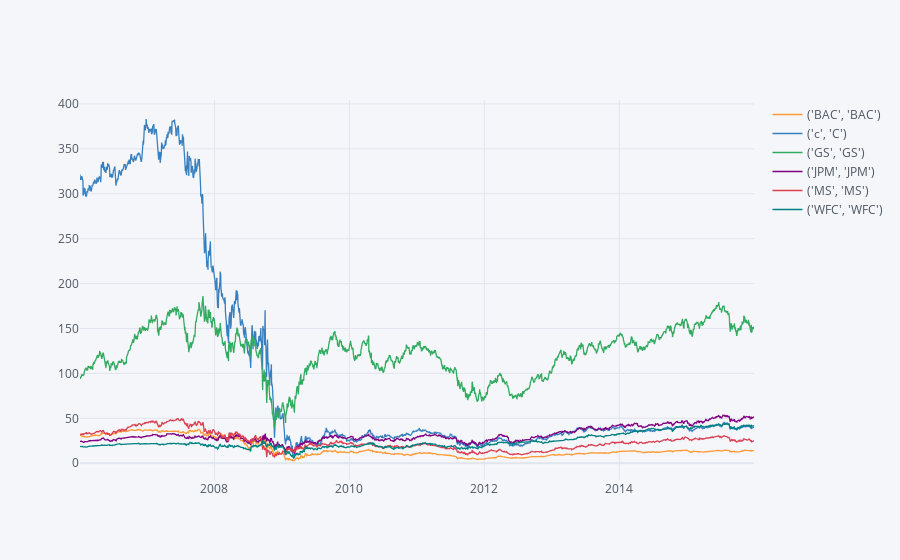

Here is the notebook cell this chart was saved with:
### Code cell
bank_stocks.xs(key='Close',axis=1,level='Stock Info').iplot()

### Figure 1 — Plotly figure (JSON) as saved in the notebook; plotly's stock layout.template omitted (floating-point values rounded to 4 significant figures; data arrays with more than 128 entries replaced by an {"elided": "..."} marker saying what was removed)
{"data": [{"line": {"color": "rgba(255, 153, 51, 1.0)", "dash": "solid", "shape": "linear", "width": 1.3}, "mode": "lines", "name": "('BAC', 'BAC')", "text": "", "type": "scatter", "x": {"elided": "2517 str values"}, "y": {"elided": "2517 float values"}}, {"line": {"color": "rgba(55, 128, 191, 1.0)", "dash": "solid", "shape": "linear", "width": 1.3}, "mode": "lines", "name": "('c', 'C')", "text": "", "type": "scatter", "x": {"elided": "2517 str values"}, "y": {"elided": "2517 float values"}}, {"line": {"color": "rgba(50, 171, 96, 1.0)", "dash": "solid", "shape": "linear", "width": 1.3}, "mode": "lines", "name": "('GS', 'GS')", "text": "", "type": "scatter", "x": {"elided": "2517 str values"}, "y": {"elided": "2517 float values"}}, {"line": {"color": "rgba(128, 0, 128, 1.0)", "dash": "solid", "shape": "linear", "width": 1.3}, "mode": "lines", "name": "('JPM', 'JPM')", "text": "", "type": "scatter", "x": {"elided": "2517 str values"}, "y": {"elided": "2517 float values"}}, {"line": {"color": "rgba(219, 64, 82, 1.0)", "dash": "solid", "shape": "linear", "width": 1.3}, "mode": "lines", "name": "('MS', 'MS')", "text": "", "type": "scatter", "x": {"elided": "2517 str values"}, "y": {"elided": "2517 float values"}}, {"line": {"color": "rgba(0, 128, 128, 1.0)", "dash": "solid", "shape": "linear", "width": 1.3}, "mode": "lines", "name": "('WFC', 'WFC')", "text": "", "type": "scatter", "x": {"elided": "2517 str values"}, "y": {"elided": "2517 float values"}}], "layout": {"legend": {"bgcolor": "#F5F6F9", "font": {"color": "#4D5663"}}, "paper_bgcolor": "#F5F6F9", "plot_bgcolor": "#F5F6F9", "title": {"font": {"color": "#4D5663"}}, "xaxis": {"gridcolor": "#E1E5ED", "showgrid": true, "tickfont": {"color": "#4D5663"}, "title": {"font": {"color": "#4D5663"}, "text": ""}, "zerolinecolor": "#E1E5ED"}, "yaxis": {"gridcolor": "#E1E5ED", "showgrid": true, "tickfont": {"color": "#4D5663"}, "title": {"font": {"color": "#4D5663"}, "text": ""}, "zerolinecolor": "#E1E5ED"}}}
